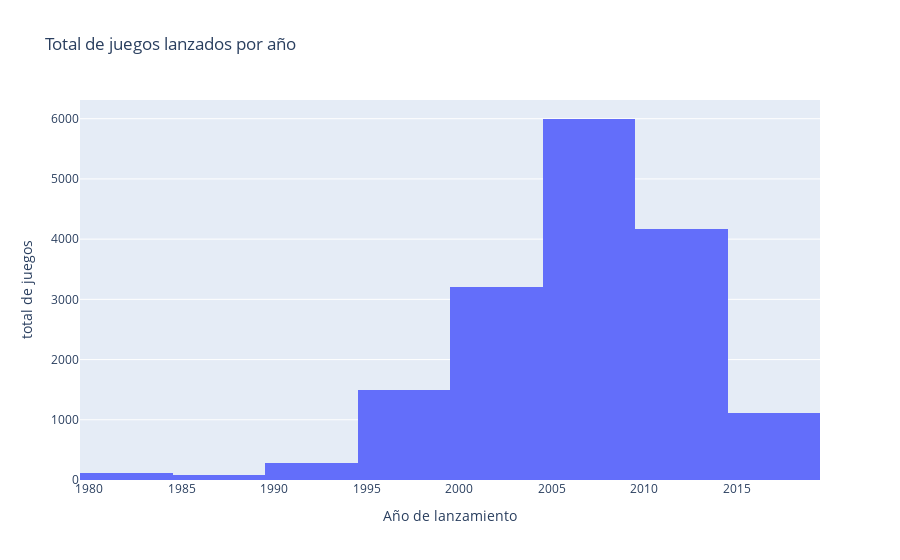

Notebook cell for this chart:
### Code cell
fig = px.histogram(df_games,x="year_of_release", title=" Total de juegos lanzados por año", nbins=10)
fig.update_layout(xaxis_title = 'Año de lanzamiento' , yaxis_title= 'total de juegos')
fig.show()

### Figure 1 — Plotly figure (JSON) as saved in the notebook; plotly's stock layout.template omitted (floating-point values rounded to 4 significant figures; data arrays with more than 128 entries replaced by an {"elided": "..."} marker saying what was removed)
{"data": [{"alignmentgroup": "True", "bingroup": "x", "hovertemplate": "year_of_release=%{x}<br>count=%{y}<extra></extra>", "legendgroup": "", "marker": {"color": "#636efa", "pattern": {"shape": ""}}, "name": "", "nbinsx": 10, "offsetgroup": "", "orientation": "v", "showlegend": false, "type": "histogram", "x": {"elided": "16715 int values"}, "xaxis": "x", "yaxis": "y"}], "layout": {"barmode": "relative", "legend": {"tracegroupgap": 0}, "title": {"text": " Total de juegos lanzados por año"}, "xaxis": {"anchor": "y", "domain": [0, 1], "title": {"text": "Año de lanzamiento"}}, "yaxis": {"anchor": "x", "domain": [0, 1], "title": {"text": "total de juegos"}}}}
